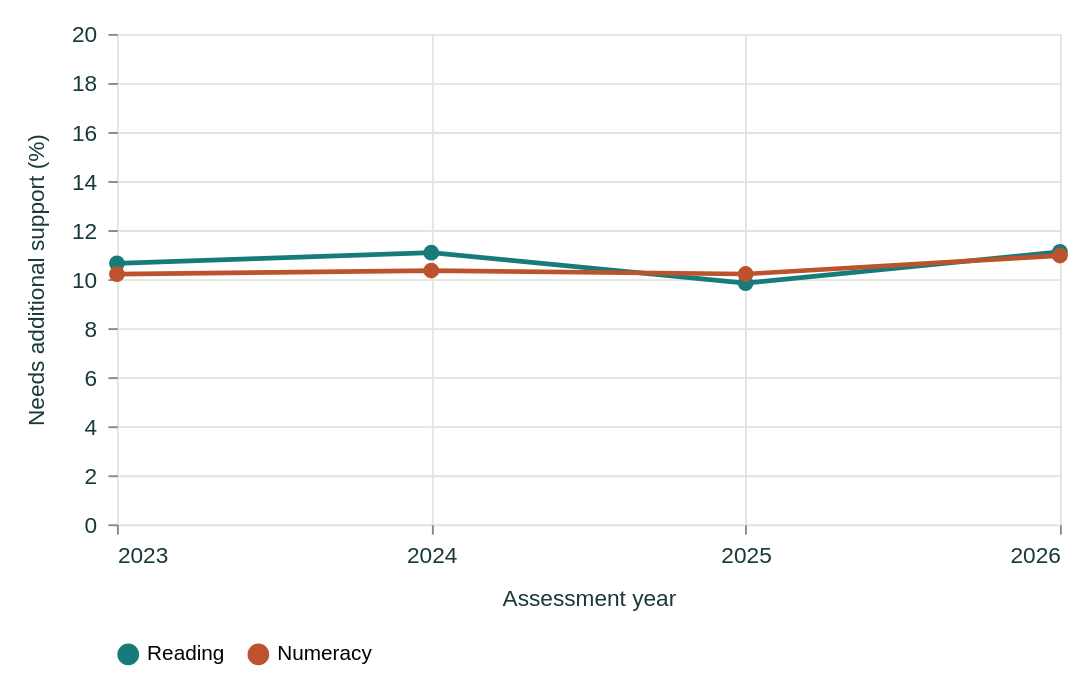

Here is the Vega-Lite specification saved for this chart:
### Vega-Lite specification from a JSON file in a GitHub repository (floating-point values rounded to 4 significant figures)
{"$schema": "https://vega.github.io/schema/vega-lite/v5.json", "background": "transparent", "padding": 12, "config": {"font": "Arial", "view": {"stroke": null}, "axis": {"labelFontSize": 12, "titleFontSize": 12, "titleFontWeight": "normal", "labelColor": "#193a3a", "titleColor": "#193a3a", "domain": false, "gridColor": "#e1e5dd", "labelPadding": 6, "titlePadding": 12}, "legend": {"orient": "bottom", "titleLimit": 300, "labelLimit": 220, "labelFontSize": 11, "titleFontSize": 11, "titleFontWeight": "normal"}, "title": {"anchor": "start", "fontSize": 14, "color": "#193a3a"}}, "width": 500, "height": 260, "data": {"values": [{"year": 2023, "subject": "Reading", "support": 10.65}, {"year": 2023, "subject": "Numeracy", "support": 10.2}, {"year": 2024, "subject": "Reading", "support": 11.08}, {"year": 2024, "subject": "Numeracy", "support": 10.35}, {"year": 2025, "subject": "Reading", "support": 9.837}, {"year": 2025, "subject": "Numeracy", "support": 10.21}, {"year": 2026, "subject": "Reading", "support": 11.11}, {"year": 2026, "subject": "Numeracy", "support": 10.96}]}, "mark": {"type": "line", "point": {"filled": true, "size": 70}, "strokeWidth": 2.5}, "encoding": {"x": {"field": "year", "type": "quantitative", "title": "Assessment year", "axis": {"format": "d", "values": [2023, 2024, 2025, 2026]}}, "y": {"field": "support", "type": "quantitative", "title": "Needs additional support (%)", "scale": {"domain": [0, 20]}}, "color": {"field": "subject", "type": "nominal", "title": null, "scale": {"domain": ["Reading", "Numeracy"], "range": ["#177b79", "#bd532c"]}}, "tooltip": [{"field": "year", "title": "Year", "format": "d"}, {"field": "subject", "title": "Subject"}, {"field": "support", "title": "Needs additional support (%)", "format": ".1f"}]}}
